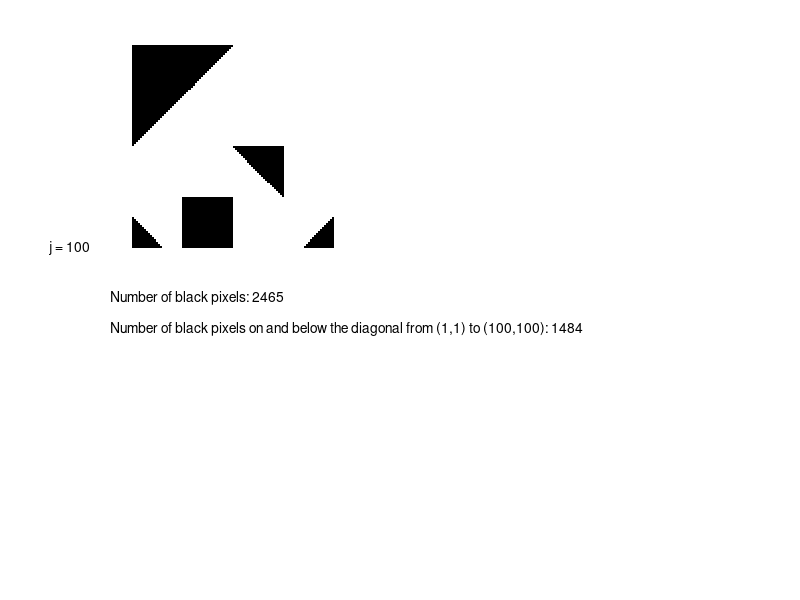

Write MATLAB code to recreate this figure.
% MATLAB COURSEWORK 2023
%=========================================================================
% Using comments
%=========================================================================
% A comment must always start after a % symbol
% Matlab ignores comments and doesn't try to run them
% A comment can start on a new line or at the end of a line of code
% Comments can be used to 'stop' a line of code from executing e.g.
% a = 2*b+c   will now be ignored by Matlab
% Comments are included to explain processes and code steps
% Comments are essential to convey information to others
% Multiple lines of comments can be written in a comment block using %{ %}
%{
notice the small grey box and line appears surrounding the comment block
the % symbol is not needed at the start of each new line
any code in the comment block is ignored by Matlab so we can use the
comment block to stop several consecutive lines of code from executing
a = 3
b = 4
c = b^2-2*a*b
information in the comments is really useful to us!
%}
%=========================================================================
%Now look at the example code below (as referred to in Task 1 step 1 in the assessment task sheet)
%=========================================================================

%//////////////////////////////////////////////////
%////////// Task 1 (Step 1) Example code /////////
%//////////////////////////////////////////////////

% Uncomment and run the code block below

%{
figure('Name', 'Colour image example')

JcounterStr = 'j = ';

ColourArray = uint8(zeros(100, 100, 3)); %[1] refer to coursework question 1

for j = 1:100 %[2] refer to coursework question 2
   
    Jcounter = num2str(j); %[3] refer to coursework question 3
    
    figureTextJ = {[JcounterStr Jcounter]}; %[4]refer to coursework question 4
    
    
    ColourArray(j,1:50,2) = 255-2*(j-1); %[5] refer to coursework question 5
    
    Greenvalue = num2str(255-2*(j-1));
    GreenValueStr = 'green ';
    figureTextGreen = {[GreenValueStr Greenvalue]};
    
    imshow(ColourArray) %[6] refer to coursework question 6
    
    text(-40,j,figureTextJ,'FontSize',10);

    text(105,j,figureTextGreen,'FontSize',10);
    
    pause(0.1); %[7] refer to coursework question 7
    
end

%}


%=========================================================================
% The code for your courework can be written in the spaces provided below
%=========================================================================

%//////////////////////////////////////////////////
%//////// CW Task 1: Write your code below ////////
%//////////////////////////////////////////////////


% creates array of white pixels
A = logical(zeros(100));
A(A==0)=1;

% j string variable (for row counter) initialised
JcounterStr = 'j = ';

% displays figure
figure('Name','Binary images')
subplot(2,2,1)

for j = 1:100
    % iteration counter number
    Jcounter = num2str(j);
    figureTextJ = {[JcounterStr Jcounter]};

    % top left triangle (the conditional statement iterates j columns to
    % the right and 1:(51-j) rows down)
    if j<=50
        A(j, (1:(51-j))) = 0;        
    end

    % square (the conditional statement iterates from the 26th to 50th column
    % and 76th to 100th row)
    if j<=25
        A(76:100, (25+j)) = 0;
    end

    % middle triangle (the conditional statement iterates from the 51st to
    % 75th column and from the 51st to 75th row simultaneously)
    if j<=25
        A((50+j), (75-(25-j)):75) = 0;
    end

    % bottom left triangle (the conditional statement iterates from the 1st
    % to 15th column and 86th to 100th row simultaneously)
    if j<=15
        A(((85+j):100), j) = 0;
    end
    
    % bottom right triangle (the conditional statement iterates from the
    % 100th to 86th column and 86th to 100th row simultaneously)
    if j<=15
        A((101-j), (85+j):100) = 0;
    end
    
    % displays row counter with a pause of 0.01
    imshow(A)
    text(-40,j,figureTextJ,'FontSize',10);
    pause(0.01);
end

% displays number of black pixels
black_pixels = num2str(numel(A(A==0)));
black_pixels_text = {['Number of black pixels: ' black_pixels]};
text(-10,125,black_pixels_text,'FontSize',10);

% displays number of black pixels on and below the diagonal from (1,1) to
% (100,100)
black_pixels_diagonal = 0;
for i = 1:100
    for y = i:100
        if A(y, i) == 0
            black_pixels_diagonal = black_pixels_diagonal + 1;
        end
    end
end

black_pixels_diagonal_string = num2str(black_pixels_diagonal);
black_pixels_diagonal_text = {['Number of black pixels on and below the diagonal from (1,1) to (100,100): ' black_pixels_diagonal_string]};
text(-10,140,black_pixels_diagonal_text,'FontSize',10);


%//////////////////////////////////////////////////
%//////// CW Task 2: Write your code below ////////
%//////////////////////////////////////////////////

%{

% displays figure
figure('Name','Binary images')
subplot(2,2,2)

% creates uint8 array of zeros (100*100)
colourarray = uint8(zeros(100, 100, 3));

% j string variable for row counter initialised
JcounterStr = 'j = ';

for j = 1:100
    % iteration counter number initialised
    Jcounter = num2str(j);
    figureTextJ = {[JcounterStr Jcounter]};

    % green triangle (conditional statement iterates from the 1st to 100th
    % column and 100-(100-j) rows down simultaneously, assigning a green 
    % gradient of 255-2*(j-1) to the pixel each time)
    if j<=100
        colourarray((100-(100-j)), j:100, 2) = 255-2*(j-1);
    end
    
    % blue triangle (conditional statement iterates from 1st to 50th column
    % and (100-j):100 rows down, assigning a blue value of 200 to every pixel)
    if j<=50
        colourarray((101-j):100, j, 3) = 200;
    end
    
    % red triangle (conditional statement iterates from 1st to 100th row
    % and j+1:(100-j) columns down, assigning a red gradient of 253-2*(j-1)
    % to the pixel each time
    if j<=50
        colourarray(j+1:(100-j), j, 1) = 253-2*(j-1);
    end
    
    % greyscale triangle (conditional statement iterates from the 100th to
    % 51st column and 100-(50-j):(100-j) rows, assigning a greyscale value 
    % of 135+5*(j)
    if j<=50
        colourarray(101-j, 100-(50-j):(100-j), 1:3) = 135+5*(j);
    end
    
    % shows updated image with every iteration with a pause of 0.01 between
    % each iteration
    imshow(colourarray)
    text(-40,j,figureTextJ,'FontSize',10);
    pause(0.01);
end

%}
